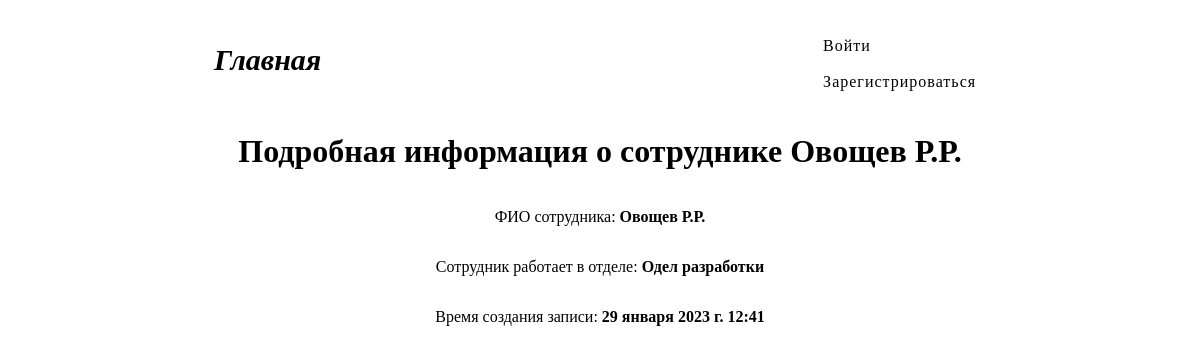
Screenshot of /3/ with the database file from the repository.
### crud_app/models.py (models this page shows, shortened)
class Staff(models.Model):
    name = models.CharField('ФИО сотрудника', max_length=80)
    department = models.ForeignKey(to='SelectDep', on_delete=models.CASCADE)
    register_date = models.DateTimeField('Дата и время создания записи', null=True, blank=True, default=None)

class SelectDep(models.Model):
    name_department = models.CharField(max_length=50)
    def __str__(self):
        return self.name_department

### crud_app/views.py (the view)
# urls.py: path("<int:id>/", views.staff_detail_view, name='staff_read'),
def staff_detail_view(request, id):
    try:
        data = Staff.objects.get(id=id)
    except Staff.DoesNotExist:
        raise Http404('Такого сотрудника не существует')
    return render(request, 'crud_app/detailview.html', {'data': data})

### crud_app/templates/crud_app/detailview.html
{% extends "crud_app/base.html" %}
{% block title %}
    Подробная информация о сотруднике {{data.name}}
{% endblock title %}
{% block content %}
<div class="container_detalview">
    <p>ФИО сотрудника: <b>{{ data.name }}</b></p>
    <p>Сотрудник работает в отделе: <b>{{ data.department}}</b></p>
    <p>Время создания записи: <b>{{ data.register_date }}</b></p>
</div>
    {% endblock content %}

### static/css/detalview.css (style rules this page uses)
.container_detalview { display: flex; align-items: center; flex-direction: column; }

### rows the page displays
Staff: name "Овощев Р.Р.", department "Одел разработки", register_date "29 января 2023 г. 12:41"
